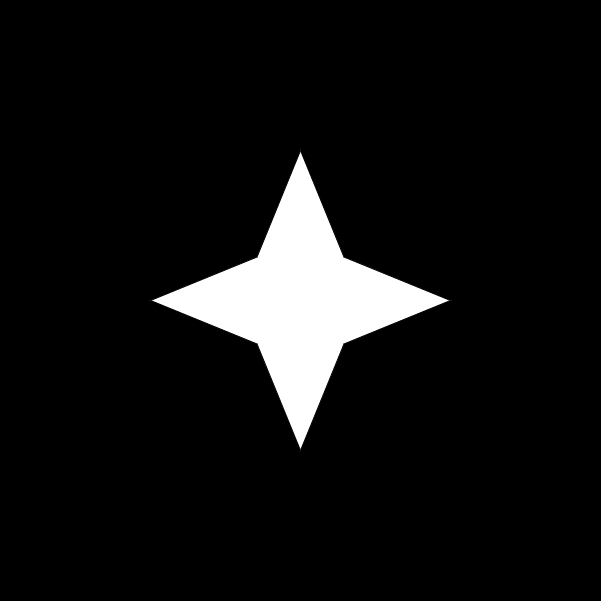
#> input picture image/star.png, 601 x 601 px
$ python convexHull.py
#> lines starting #> are read from the running program, lines starting #| are printed output that depends on the picture; after the words box and inside, x2 and y2 are one past the last pixel; in counts of white or black regions, pixels touching at a corner belong together
import cv2
import numpy as np
import matplotlib.pyplot as plt

img = cv2.imread("../image/star.png")
#> img is the input picture: shape (601, 601, 3); min 0, max 255, mean 18.1
img1 = img.copy()

img_gray = cv2.cvtColor(img,cv2.COLOR_BGR2GRAY)
rs , thresh = cv2.threshold(img_gray,0,255,cv2.THRESH_BINARY+cv2.THRESH_OTSU)
#> thresh: shape (601, 601); 7.1% white; 1 white region
#> rs = 127

contoures , _ = cv2.findContours(thresh,cv2.RETR_TREE,cv2.CHAIN_APPROX_SIMPLE,)
#> contoures = 1 contour; box (x1, y1, x2, y2) and area: (152, 152, 449, 449) 25200

cv2.drawContours(img1,contoures,-1,(0,255,0),2)
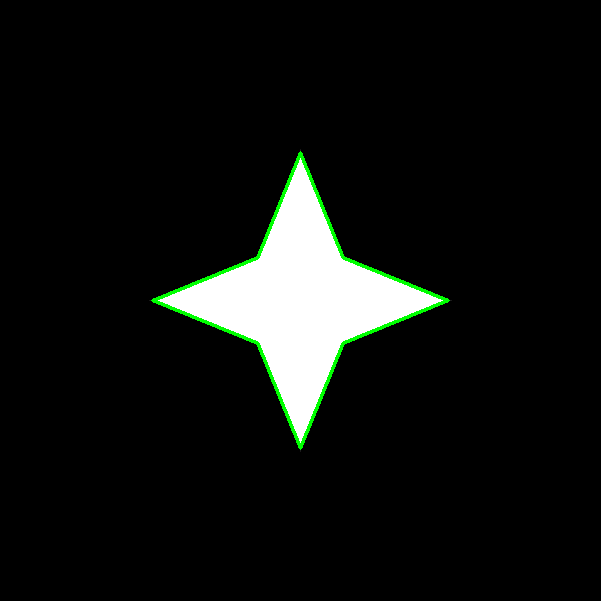
#> img1: shape (601, 601, 3); 0.88% of pixels changed, all inside (x1, y1, x2, y2) = (151, 151, 450, 450)

cnt =contoures[0]
#> cnt = contour of 684 points, box (x1, y1, x2, y2) (152, 152, 449, 449), area 25200
hull = convexHull = cv2.convexHull(cnt)
#> hull = [[448, 300], [300, 448], [152, 300], [300, 152]]; convexHull = [[448, 300], [300, 448], [152, 300], [300, 152]]
hull_img = img.copy()

cv2.drawContours(hull_img,[hull],-1,(0,0,255),2)
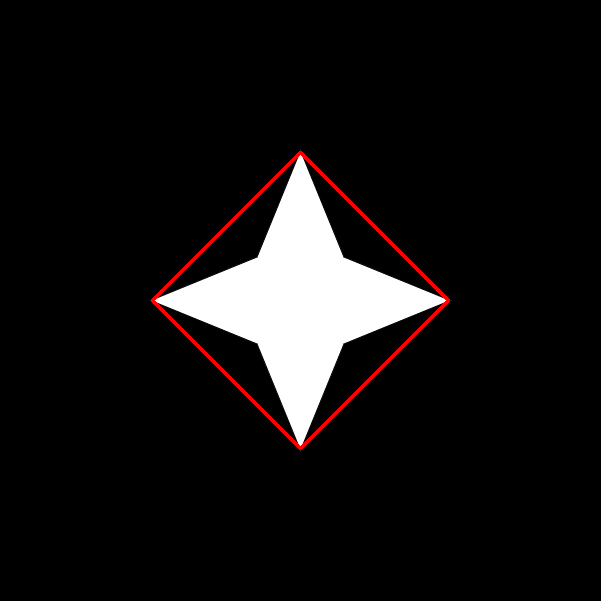
#> hull_img: shape (601, 601, 3); 0.82% of pixels changed, all inside (x1, y1, x2, y2) = (151, 151, 450, 450)

plt.subplot(221)
plt.imshow(img)
plt.title("Original")

plt.subplot(222)
plt.imshow(img1)
plt.title("contoure")

plt.subplot(223)
plt.imshow(hull_img)
plt.title("Convex hull")
#
# plt.subplot(224)
# plt.imshow(thr3,cmap="gray")
# plt.title("Otsu's after gaussian blur")

plt.show()
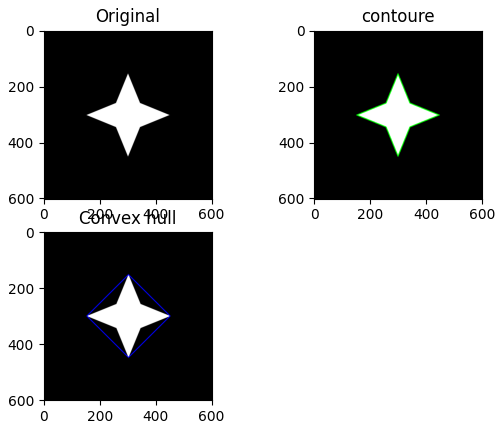
#> figure drawn by matplotlib, 3 panels; B, G, R data is drawn as R, G, B
